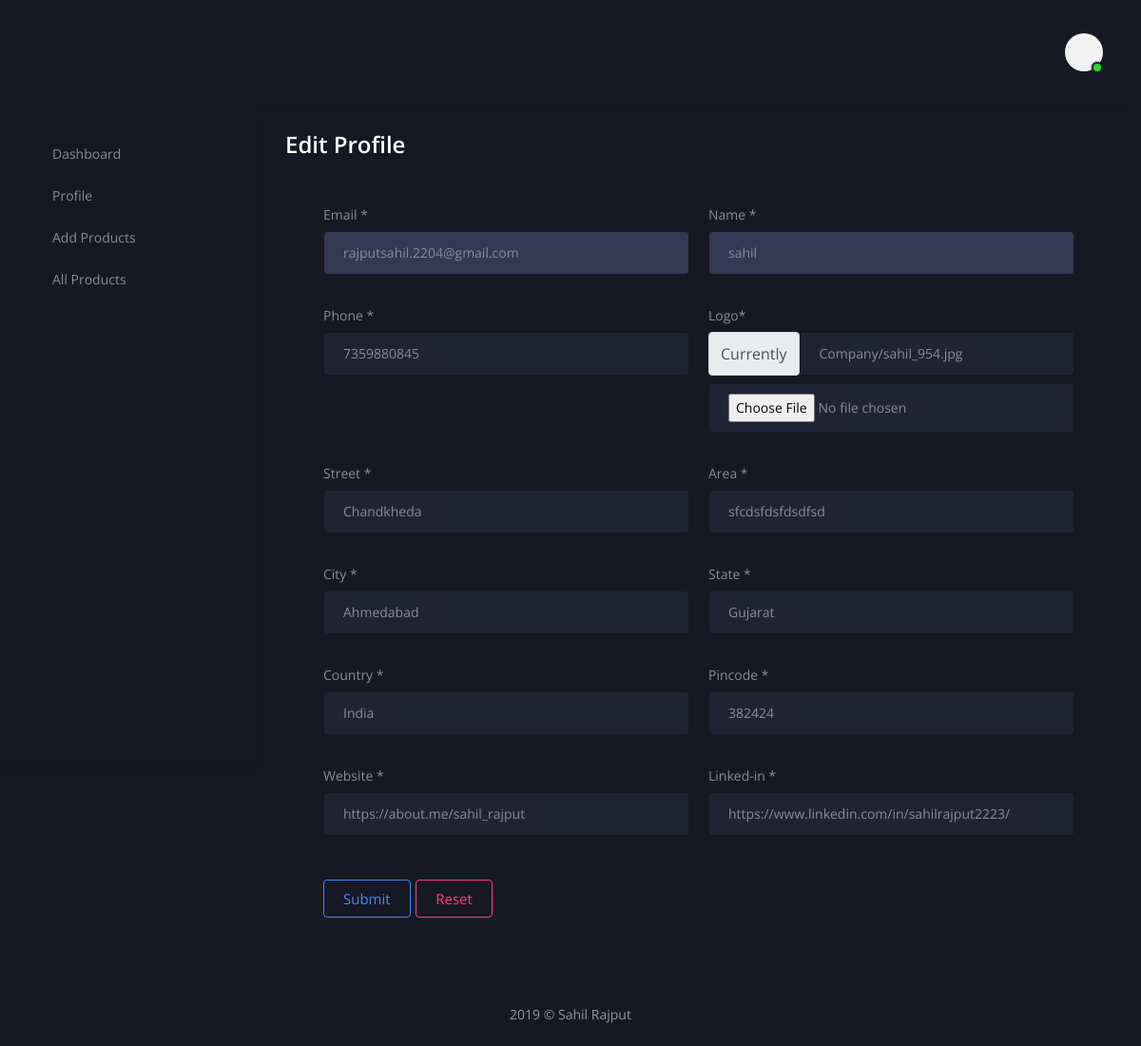
The app's page /Company/Edit_profile/3 (signed in) with its own data.
### Company/models.py (models this page shows, shortened)
class Company_Profile(models.Model):
    c_email = models.EmailField(unique= True)
    c_name = models.CharField(max_length = 50)
    c_phone = models.CharField(max_length = 10)
    c_street = models.TextField()
    c_area = models.TextField()
    c_city = models.TextField()
    c_state = models.TextField()
    c_country = models.TextField()
    c_pincode = models.CharField(max_length = 6)
    c_logo = models.ImageField(upload_to = upload_image_path)
    c_website = models.URLField(max_length = 200)
    c_linkedin = models.URLField(max_length = 200)

### Company/views.py (the view)
def Edit_profile_view(request, pk):
    if request.session.get('company_register') == None:
        return redirect("Company:Login")
    temp = "Company/edit_profile.html"
    profile = get_object_or_404(Company_Profile,pk=pk)
    form = edit_profile_form(request.POST or None, request.FILES or None, instance=profile)
    if form.is_valid():
        form.save()
        return redirect("Company:Show_profile")
    return render(request,temp, {'p_form':form})

### Templates/Company/edit_profile.html (shortened to what this page needs)
{% extends 'Company/header_footer.html' %}
{% load static %}
{% load crispy_forms_tags %}
{% block 'content' %}
        <div class="content-body">
            <div class="row justify-content-between align-items-center mb-10">
                <div class="col-12 col-lg-auto mb-20">
                    <div class="page-heading">
                        <h3>Edit Profile</h3>
                    </div>
                </div>
            </div>
                        <div class="col-xlg-12 col-lg-12 col-12 mb-30">
                            <div class="box">
                                <div class="box-body">
                                    <div class="form">
                                        <form method="post" enctype="multipart/form-data" >
                                            <div class="row row-10 mbn-20">
                                                <div class="col-sm-6 col-12 mb-20"> {{ p_form.c_email | as_crispy_field }} </div>
                                                <div class="col-sm-6 col-12 mb-20"> {{ p_form.c_name | as_crispy_field }} </div>
                                                <div class="col-sm-6 col-12 mb-20"> {{ p_form.c_phone | as_crispy_field }} </div>
                                                <div class="col-sm-6 col-12 mb-20"> {{ p_form.c_logo | as_crispy_field }} </div>
                                                <div class="col-sm-6 col-12 mb-20"> {{ p_form.c_street | as_crispy_field }} </div>
                                                <div class="col-sm-6 col-12 mb-20"> {{ p_form.c_area | as_crispy_field }} </div>
                                                <div class="col-sm-6 col-12 mb-20"> {{ p_form.c_city | as_crispy_field }} </div>
                                                <div class="col-sm-6 col-12 mb-20"> {{ p_form.c_state | as_crispy_field }} </div>
                                                <div class="col-sm-6 col-12 mb-20"> {{ p_form.c_country | as_crispy_field }} </div>
                                                <div class="col-sm-6 col-12 mb-20"> {{ p_form.c_pincode | as_crispy_field }} </div>
                                                <div class="col-sm-6 col-12 mb-20"> {{ p_form.c_website | as_crispy_field }} </div>
                                                <div class="col-sm-6 col-12 mb-20"> {{ p_form.c_linkedin | as_crispy_field }} </div>
                                                <div class="col-12 mt-10 mb-20">
                                                    <button type="submit" class="button button-primary button-outline"> Submit </button>
                                                    <input type="reset" class="button button-danger button-outline" value="Reset">
                                                </div>
                                            </div>
                                        </form>
                                    </div>
                                </div>
                            </div>
                        </div>
                    </div>
                </div>
{% endblock %}

### records on screen
Company_Profile: c_email "rajputsahil.2204@gmail.com", c_name "sahil", c_phone "7359880845", c_street "Chandkheda", c_area "sfcdsfdsfdsdfsd", c_city "Ahmedabad", c_state "Gujarat", c_country "India", c_pincode "382424", c_website "https://about.me/sahil_rajput", c_linkedin "https://www.linkedin.com/in/sahilrajput2223/"
